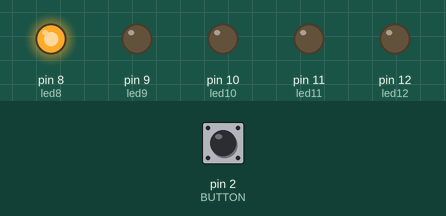
Bench run of a sketch on a simulated Arduino Uno, built with avr-gcc and run on an emulated ATmega328P. Shown: output pins drawn as LEDs (lit = HIGH). Inputs (shaded band) come from the test bench; at power-on: pin 2 (BUTTON) HIGH.

Above: at 0.02 s.
At 0.37 s:
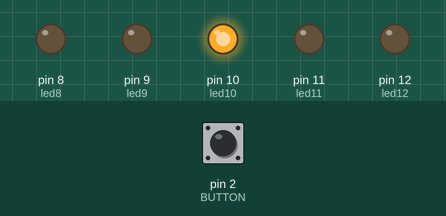
At 0.82 s:
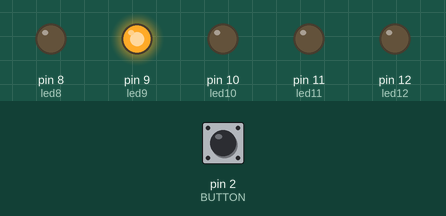
At 1.47 s:
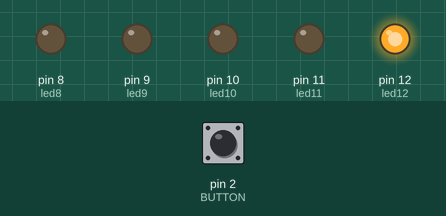
At 2.92 s:
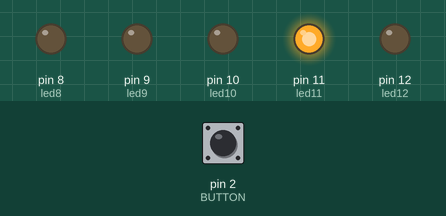
Timing chart, 0 to 3.2 s (numbered marks = the images above):
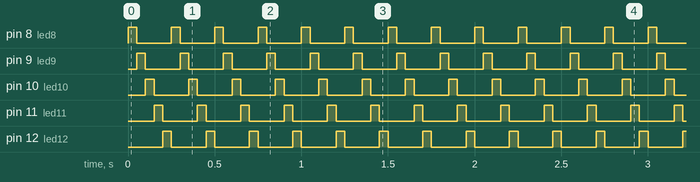

Measured:
- by itself, pin 8 (led8), pin 9 (led9), pin 10 (led10), pin 11 (led11), pin 12 (led12): alternates HIGH for 0.05 s and LOW for 0.20 s

The sketch:

63010870_interrupt09.ino
```cpp
#define led8  8
#define led9  9
#define led10  10
#define led11  11
#define led12  12
#define BUTTON 2

void setup()
{
 pinMode(led8, OUTPUT);
 pinMode(led9, OUTPUT);
 pinMode(led10, OUTPUT);
 pinMode(led11, OUTPUT);
 pinMode(led12, OUTPUT);
 pinMode(BUTTON, INPUT_PULLUP);

 attachInterrupt(digitalPinToInterrupt(BUTTON) ,switch1, CHANGE);
 Serial.begin(115200);
}
void switch1()
    {
       if(digitalRead(BUTTON) == LOW)
       {
          digitalWrite(13,HIGH);

       }

       else
       {

       }

    }

void loop()
{
for (int i=50; i>0; i--)
{
 for(;51-i;)
 {

         digitalWrite(led8, HIGH);
         delay(i);
         digitalWrite(led8, LOW);
         digitalWrite(led9, HIGH);
         delay(i);
         digitalWrite(led9, LOW);
         digitalWrite(led10, HIGH);
         delay(i);
         digitalWrite(led10, LOW);
         digitalWrite(led11, HIGH);
         delay(i);
         digitalWrite(led11, LOW);
         digitalWrite(led12, HIGH);
         delay(i);
         digitalWrite(led12, LOW);
         digitalWrite(13, LOW);

  }

}
}
```
